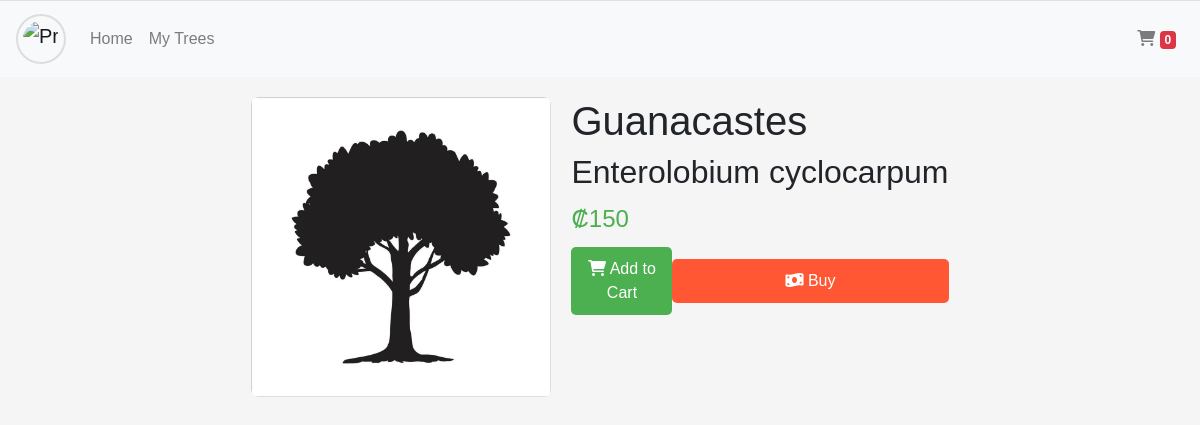
Screenshot of /friend/tree_detail.php?id=1 with the database file from the repository.
### tables this page shows
CREATE TABLE `trees` (
  `Id_Tree` int(11) NOT NULL,
  `Specie_Id` int(11) DEFAULT NULL,
  `Location` varchar(255) NOT NULL,
  `Size` int(11) NOT NULL,
  `StatusT` int(1) NOT NULL DEFAULT 1,
  `Price` decimal(10,2) NOT NULL,
  `Photo_Path` varchar(255) DEFAULT NULL
);

CREATE TABLE `species` (
  `Id_Specie` int(11) NOT NULL,
  `Commercial_Name` varchar(100) DEFAULT NULL,
  `Scientific_Name` varchar(100) DEFAULT NULL,
  `StatusS` int(2) DEFAULT 1
);

### utils/friend/friend_functions.php (called while the page is built, shortened)
<?php
function getConnection(): bool|mysqli {
    $servername = "localhost";
    $username   = "root";
    $password   = "";
    $dbname     = "mytrees";
    try {
        $conn = new mysqli($servername, $username, $password, $dbname, 3306);
        return $conn;
    } catch (Exception $e) {
        echo "Error de conexión: " . $e->getMessage();
        return false;
    }
}
function getTreeDetailsById($Id): array {
    $conn = getConnection();
    $tree = [];
    if ($conn) {
        $Id = mysqli_real_escape_string($conn, $Id);
        $query = "
    SELECT
        t.Id_Tree,
        t.Specie_Id,
        s.Commercial_Name,
        s.Scientific_Name,
        t.Location,
        t.StatusT,
        t.Price,
        t.Photo_Path
    FROM trees t
    INNER JOIN species s ON t.Specie_Id = s.Id_Specie
    WHERE t.Id_Tree = '$Id'
";
        $result = mysqli_query($conn, $query);
        if ($result) {
            $tree = mysqli_fetch_assoc($result);
        } else {
            echo "Query error: " . mysqli_error($conn);
        }
    } else {
        echo "Connection error: " . mysqli_connect_error();
    }
    return $tree;
}

### friend/tree_detail.php (the view, shortened to what this page needs)
<?php
include '../inc/header_friend.php';
require_once('../utils/friend/friend_functions.php');
$id = $_GET['id'];
$tree = getTreeDetailsById($id);
?>
<link rel="stylesheet" href="https://cdnjs.cloudflare.com/ajax/libs/font-awesome/6.0.0-beta3/css/all.min.css">
<body>
<div class="product-detail-container">
    <div class="image-container">
        <img src="<?php echo "../" . $tree['Photo_Path']; ?>" alt="<?php echo $tree['Commercial_Name']; ?>">
    </div>
    <div class="product-info">
        <h1><?php echo $tree['Commercial_Name']; ?></h1>
        <h2><?php echo $tree['Scientific_Name']; ?></h2>
        <div class="price">
            ₡<?php echo number_format($tree['Price'], 0, ',', '.'); ?>
        </div>
        <div class="buy-container">
            <form method="post" id="cart-form">
                <button type="submit" name="add_to_cart" class="add-to-cart">
                    <i class="fas fa-shopping-cart"></i> Add to Cart
                </button>
            </form>
            <button class="buy-button" onclick="redirectToPurchaseForm(<?php echo $tree['Id_Tree']; ?>)">
                <i class="fas fa-money-bill-wave"></i> Buy
            </button>
        </div>
    </div>
</div>
</body>

### css/profile.css (style rules this page uses)
button { width: 100%; }

### friend/tree_detail.php (style rules this page uses)
body { font-family: Arial, sans-serif; margin: 0; padding: 0; background-color: #f5f5f5; }
.product-detail-container { display: flex; justify-content: center; padding: 20px; }
.image-container img { max-width: 300px; border-radius: 8px; }
.product-info { margin-left: 20px; }
.price { font-size: 24px; color: #4CAF50; margin: 10px 0; }
.buy-container { display: flex; align-items: center; }
.add-to-cart { background-color: #4CAF50; color: white; border: none; padding: 10px 15px; cursor: pointer; border-radius: 5px; font-size: 16px; margin-right: 10px; }
.buy-button { background-color: #FF5733; color: white; border: none; padding: 10px 15px; cursor: pointer; border-radius: 5px; font-size: 16px; }

### rows the page displays
trees: Specie_Id.Commercial_Name "Guanacastes", Specie_Id.Scientific_Name "Enterolobium cyclocarpum", Price "150"

### other values shown
count($cartItems) "0"
